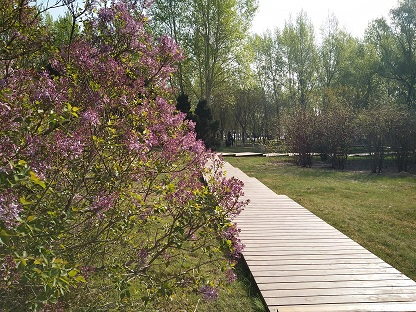
#> input picture Python.OpenCV.From.Novice.To.Practice/code/05/05/demo.png, 416 x 312 px
$ python warpAffineDemo.py
#> lines starting #> are read from the running program, lines starting #| are printed output that depends on the picture
import cv2
img = cv2.imread("demo.png")  # 读取图像
#> img is the input picture: shape (312, 416, 3); mean B, G, R 93.8, 116.8, 123.1
rows = len(img)  # 图像像素行数
#> rows = 312
cols = len(img[0])  # 图像像素列数
#> cols = 416
center = (rows / 2, cols / 2)  # 图像的中心点
#> center = (156, 208)
M = cv2.getRotationMatrix2D(center, 30, 0.8)  # 以图像为中心，逆时针旋转30度，缩放0.8倍
#> M = [[0.693, 0.4, -35.28], [-0.4, 0.693, 126.3]]
dst = cv2.warpAffine(img, M, (cols, rows))  # 按照M进行仿射
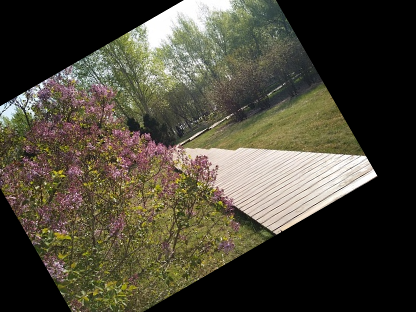
#> dst: shape (312, 416, 3); mean B, G, R 56.2, 70.5, 74.5
cv2.imshow("img", img)  # 显示原图
cv2.imshow("dst", dst)  # 显示仿射变换效果
cv2.waitKey()  # 按下任何键盘按键后
cv2.destroyAllWindows()  # 释放所有窗体
